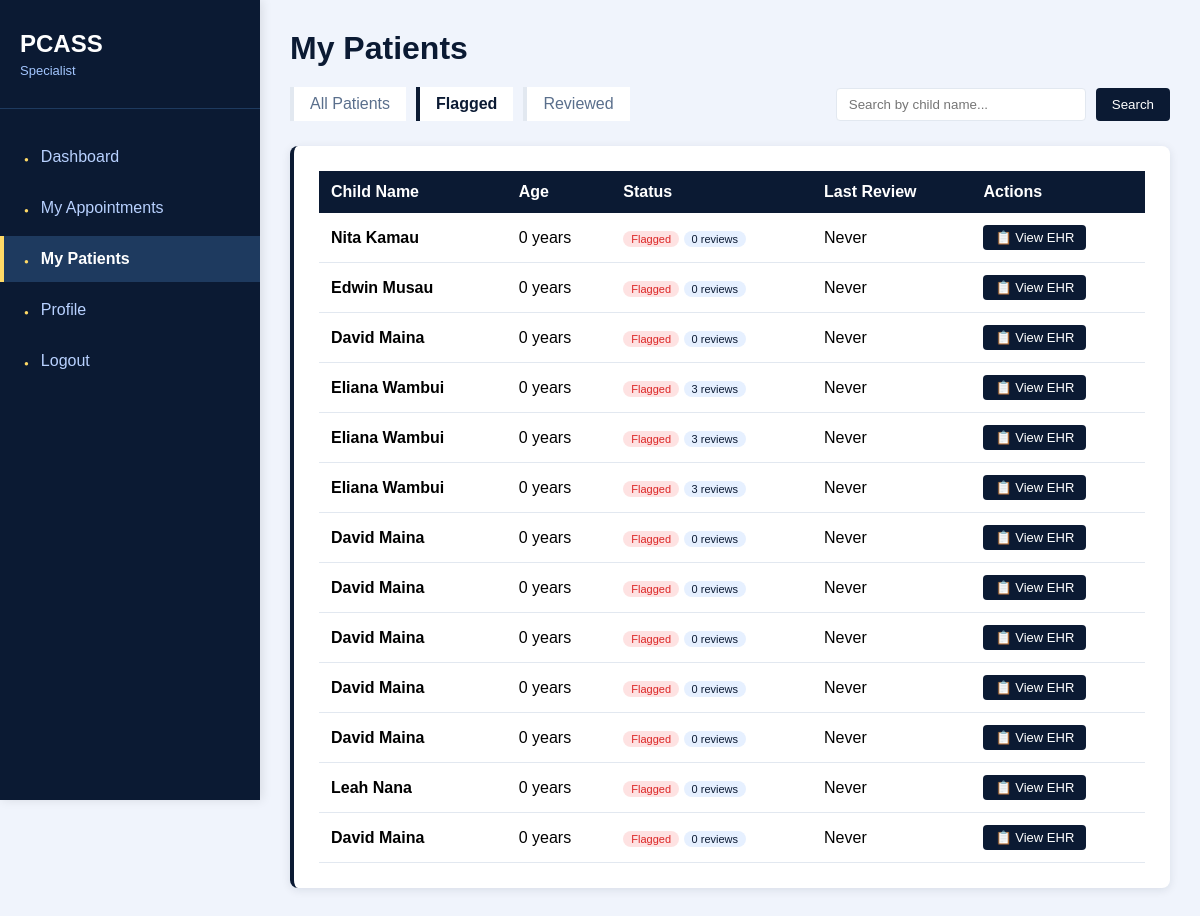
Screenshot of /doctor_specialist_patients.php?filter=flagged (signed in) with the database file from the repository.
### tables this page shows
CREATE TABLE `flags` (
  `flag_id` int(11) NOT NULL,
  `child_id` int(11) NOT NULL,
  `flagged_by` int(11) DEFAULT NULL,
  `assigned_to` int(11) DEFAULT NULL,
  `flag_type` enum('growth','milestone','vaccine','multiple','other') DEFAULT 'other',
  `reason` text NOT NULL,
  `notes` text DEFAULT NULL,
  `status` enum('new','in_review','resolved') DEFAULT 'new',
  `created_at` datetime DEFAULT current_timestamp(),
  `resolved_at` datetime DEFAULT NULL,
  `resolved_by` int(11) DEFAULT NULL
);

CREATE TABLE `children` (
  `child_id` int(11) NOT NULL,
  `guardian_id` int(11) NOT NULL,
  `first_name` varchar(100) NOT NULL,
  `last_name` varchar(100) NOT NULL,
  `gender` enum('Male','Female') NOT NULL,
  `date_of_birth` date NOT NULL,
  `created_at` timestamp NOT NULL DEFAULT current_timestamp()
);

### doctor_specialist_patients.php (the view, shortened to what this page needs)
<?php
require_once __DIR__ . "/config/db.php";
$doctor_id = $_SESSION['user_id'];
$search = $_GET['search'] ?? '';
$filter = $_GET['filter'] ?? 'all';
$search_sql = '';
if ($filter === 'flagged') {
    $patients = $conn->query("
        SELECT DISTINCT c.*,
               f.flag_id, f.reason as flag_reason, f.created_at as flag_date,
               TIMESTAMPDIFF(YEAR, c.date_of_birth, CURDATE()) as age,
               (SELECT COUNT(*) FROM specialist_reviews sr WHERE sr.child_id = c.child_id) as review_count
        FROM children c
        JOIN flags f ON c.child_id = f.child_id
        WHERE f.assigned_to = $doctor_id AND f.status = 'new'
        $search_sql
        ORDER BY f.created_at DESC
    ");
}
?>
<!DOCTYPE html>
<html>
<head>
    <link rel="stylesheet" href="assets/css/style.css">
</head>
<body>
<div class="wrapper">
    <div class="sidebar">
        <div class="sidebar-header">
            <h2>PCASS</h2>
            <p>Specialist</p>
        </div>
        <div class="nav">
            <ul>
                <li><a href="doctor_specialist_dashboard.php">Dashboard</a></li>
                <li><a href="doctor_specialist_appointments.php">My Appointments</a></li>
                <li><a href="doctor_specialist_patients.php" class="active">My Patients</a></li>
                <li><a href="doctor_profile.php">Profile</a></li>
                <li><a href="logout.php">Logout</a></li>
            </ul>
        </div>
    </div>
    <div class="main">
        <h1>My Patients</h1>
        <div class="filter-bar">
            <div class="filter-tabs">
                <a href="?filter=all" class="filter-tab <?= $filter === 'all' ? 'active' : '' ?>">All Patients</a>
                <a href="?filter=flagged" class="filter-tab <?= $filter === 'flagged' ? 'active' : '' ?>">Flagged</a>
                <a href="?filter=reviewed" class="filter-tab <?= $filter === 'reviewed' ? 'active' : '' ?>">Reviewed</a>
            </div>
            <form method="GET" class="search-box">
                <input type="text" name="search" class="search-input" placeholder="Search by child name..." value="<?= htmlspecialchars($search) ?>">
                <button type="submit" class="search-btn">Search</button>
            </form>
        </div>
        <div class="card">
            <?php if ($patients && $patients->num_rows > 0): ?>
            <table>
                <thead>
                    <tr>
                        <th>Child Name</th>
                        <th>Age</th>
                        <th>Status</th>
                        <th>Last Review</th>
                        <th>Actions</th>
                    </tr>
                </thead>
                <tbody>
                    <?php while ($p = $patients->fetch_assoc()): ?>
                    <tr>
                        <td><strong><?= htmlspecialchars($p['first_name'] . ' ' . $p['last_name']) ?></strong></td>
                        <td><?= $p['age'] ?> years</td>
                        <td>
                            <?php if (isset($p['flag_id'])): ?>
                                <span class="flag-badge">Flagged</span>
                            <?php endif; ?>
                            <span class="review-count"><?= $p['review_count'] ?? 0 ?> reviews</span>
                        </td>
                        <td>
                            <?= isset($p['last_review']) ? date('M d, Y', strtotime($p['last_review'])) : 'Never' ?>
                        </td>
                        <td>
                            <a href="doctor_specialist_ehr.php?child_id=<?= $p['child_id'] ?><?= isset($p['flag_id']) ? '&flag_id=' . $p['flag_id'] : '' ?>" class="btn-sm">
                                📋 View EHR
                            </a>
                        </td>
                    </tr>
                    <?php endwhile; ?>
                </tbody>
            </table>
            <?php endif; ?>
        </div>
    </div>
</div>
</body>
</html>

### assets/css/style.css (style rules this page uses)
* { margin: 0; padding: 0; }
body { font-family: Arial, Helvetica, sans-serif; background: #f0f4fc; }
.sidebar { width: 260px; background: #0b1a33; color: white; position: fixed; height: 100vh; overflow-y: auto; box-shadow: 2px 0 10px rgba(0,0,0,0.1); display: table-cell; }
.sidebar-header { padding: 30px 20px; border-bottom: 1px solid #1e3a5f; background: #0b1a33; }
.sidebar-header h2 { font-size: 24px; margin-bottom: 5px; color: #ffffff; }
.sidebar-header p { font-size: 13px; color: #a3c6ff; }
.sidebar .nav ul { list-style: none; padding: 20px 0; }
.sidebar .nav ul li { margin: 5px 0; }
.sidebar .nav ul li a { display: block; padding: 14px 20px; color: #b8d1ff; text-decoration: none; border-left: 4px solid transparent; }
.sidebar .nav ul li a.active { background: #1e3a5f; border-left-color: #ffd966; color: #ffffff; font-weight: 600; }
.sidebar .nav ul li a::before { content: '●'; margin-right: 12px; font-size: 8px; color: #ffd966; }
.card { background: #ffffff; padding: 25px; border-radius: 8px; box-shadow: 0 2px 10px rgba(11,26,51,0.1); margin-bottom: 20px; }

### doctor_specialist_patients.php (style rules this page uses)
* { margin:0; padding:0; box-sizing:border-box; }
body { background:#f0f4fc; font-family:Arial; }
.wrapper { display:flex; }
.main { margin-left:260px; padding:30px; flex:1; }
h1 { color:#0b1a33; margin-bottom:20px; }
.filter-bar { display:flex; justify-content:space-between; align-items:center; margin-bottom:25px; flex-wrap:wrap; gap:15px; }
.filter-tabs { display:flex; gap:10px; }
.filter-tab { padding:8px 16px; background:white; border-left:4px solid #e2e8f0; text-decoration:none; color:#5a6f8c; }
.filter-tab.active { border-left-color:#0b1a33; color:#0b1a33; font-weight:600; }
.search-box { display:flex; gap:10px; }
.search-input { padding:8px 12px; border:1px solid #e2e8f0; border-radius:4px; width:250px; }
.search-btn { background:#0b1a33; color:white; padding:8px 16px; border:none; border-radius:4px; cursor:pointer; }
.card { background:white; padding:25px; border-left:4px solid #0b1a33; }
table { width:100%; border-collapse:collapse; }
th { background:#0b1a33; color:white; padding:12px; text-align:left; }
td { padding:12px; border-bottom:1px solid #e2e8f0; }
.btn-sm { background:#0b1a33; color:white; padding:5px 12px; text-decoration:none; border-radius:4px; font-size:13px; display:inline-block; }
.flag-badge { background:#fee2e2; color:#dc2626; padding:2px 8px; border-radius:12px; font-size:11px; }
.review-count { background:#e6f0ff; padding:2px 8px; border-radius:12px; font-size:11px; color:#0b1a33; }

### rows the page displays
flags: child.last_name "Nita Kamau", age "0", shows "Flagged", review_count "0"
flags: child.last_name "Edwin Musau", age "0", shows "Flagged", review_count "0"
flags: child.last_name "David Maina", age "0", shows "Flagged", review_count "0"
flags: child.last_name "Eliana Wambui", age "0", shows "Flagged", review_count "3"
flags: child.last_name "Eliana Wambui", age "0", shows "Flagged", review_count "3"
flags: child.last_name "Eliana Wambui", age "0", shows "Flagged", review_count "3"
flags: child.last_name "David Maina", age "0", shows "Flagged", review_count "0"
flags: child.last_name "David Maina", age "0", shows "Flagged", review_count "0"
flags: child.last_name "David Maina", age "0", shows "Flagged", review_count "0"
flags: child.last_name "David Maina", age "0", shows "Flagged", review_count "0"
flags: child.last_name "David Maina", age "0", shows "Flagged", review_count "0"
flags: child.last_name "Leah Nana", age "0", shows "Flagged", review_count "0"
flags: child.last_name "David Maina", age "0", shows "Flagged", review_count "0"
